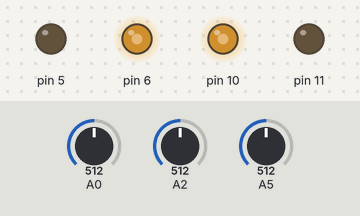
Recording of a sketch running on a simulated Arduino Uno, built with avr-gcc and run on an emulated ATmega328P. Parts: output pins drawn as LEDs (lit = HIGH). The inputs (shaded band) are chosen by the test bench; at power-on: A0 = 512, A5 = 512, A2 = 512.

Above: at 1.2 s.
1.3 s: A0 set to 190
At 2.0 s:
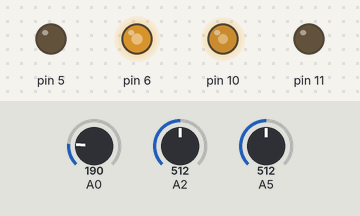
2.9 s: A5 set to 214
4.4 s: A5 set to 190
At 5.6 s:
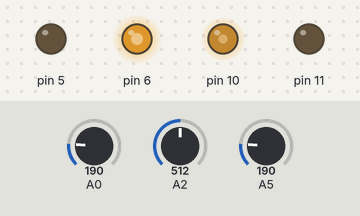
6.0 s: A5 set to 210
At 6.8 s:
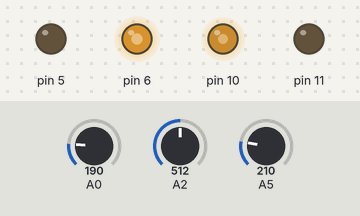
7.6 s: A5 set to 122
At 8.1 s:
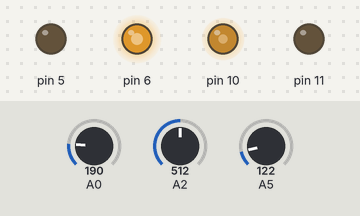
Timing chart, 0 to 10.2 s (numbered marks = the images above; inputs shaded):
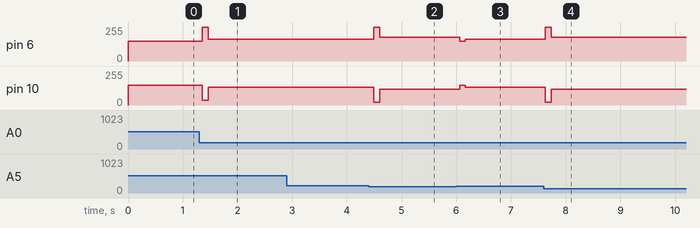

Measured:
- after the input at 1.3 s, pin 6: 150/255 → 255/255 after 0.06 s, → 165/255 0.10 s later; pin 10: 150/255 → 35/255 after 0.06 s, → 135/255 0.10 s later
- after the input at 2.9 s, every drawn part: stays the same
- after the input at 4.4 s, pin 6: 165/255 → 255/255 after 0.09 s, → 180/255 0.10 s later; pin 10: 135/255 → 20/255 after 0.09 s, → 120/255 0.10 s later
- after the input at 6.0 s, pin 6: 180/255 → 150/255 after 0.06 s, → 165/255 0.10 s later; pin 10: 120/255 → 150/255 after 0.06 s, → 135/255 0.10 s later
- after the input at 7.6 s, pin 6: 165/255 → 255/255 at once, → 180/255 0.10 s later; pin 10: 135/255 → 20/255 at once, → 120/255 0.10 s later

The sketch:

seguidor_de_linha_lari_PID.ino
```cpp
#include <PID_v1.h>
double erro, correcao, setpoint = 0;
PID pid(&erro, &correcao, &setpoint, 30, 0, 20, DIRECT); //Kp, Ki, Kd
void setup() {
  Serial.begin(9600);


  //motor direito
  pinMode(11, OUTPUT);
  pinMode(10, OUTPUT);
  //motor esquerdo
  pinMode(6, OUTPUT);
  pinMode(5, OUTPUT);

  //sensor optico 1
  pinMode(A0, INPUT);

  //sensor optico 2
  pinMode(A2, INPUT);

  //sensor optico 3
  pinMode(A5, INPUT);

  pid.SetMode(AUTOMATIC);

}

void loop() {
  int basePWM = 150;

  int s1 = analogRead(A0); // Esquerdo
  int s2 = analogRead(A2); // Direito
  int s3 = analogRead(A5); // Centro

  int limiarPreto = 200;

  float posicao = 0;
  int total = 0;

  if(s1 > limiarPreto) {
    posicao -= 1;
    total++;
  }
  if(s2 > limiarPreto){
    posicao += 1;
    total++;
  }
  if(s3 > limiarPreto){
    total++;
  }

  if(total > 0){
    posicao = posicao / total;
  }

  erro = -posicao;

  pid.Compute();

  int pwmEsq = basePWM + correcao;
  int pwmDir = basePWM - correcao;

  pwmEsq = constrain(pwmEsq, 0, 255);
  pwmDir = constrain(pwmDir, 0, 255);

  analogWrite(10, pwmDir);
  digitalWrite(11, LOW);

  analogWrite(6, pwmEsq);
  digitalWrite(5, LOW);

  delay(10);
}
```
